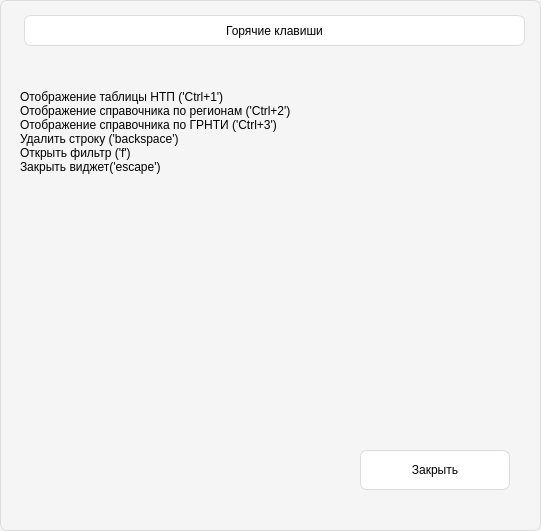
   <widget class="QWidget" name="help_widget" native="true">
    <property name="geometry">
     <rect>
      <x>420</x>
      <y>40</y>
      <width>541</width>
      <height>531</height>
     </rect>
    </property>
    <property name="styleSheet">
     <string notr="true">background-color: rgb(245, 245, 245);
border-style: solid;
border-width: 1px;
border-color: rgb(220, 220, 220);
border-radius: 7px;
height: 35px;</string>
    </property>
    <widget class="QLabel" name="text_label_3">
     <property name="geometry">
      <rect>
       <x>20</x>
       <y>90</y>
       <width>501</width>
       <height>251</height>
      </rect>
     </property>
     <property name="styleSheet">
      <string notr="true">border: none;
font: 12pt &quot;Segoe UI&quot;;</string>
     </property>
     <property name="text">
      <string>Отображение таблицы НТП ('Ctrl+1')
Отображение справочника по регионам ('Ctrl+2')
Отображение справочника по ГРНТИ ('Ctrl+3')
Удалить строку ('backspace')
Открыть фильтр ('f')
Закрыть виджет('escape')</string>
     </property>
     <property name="alignment">
      <set>Qt::AlignLeading|Qt::AlignLeft|Qt::AlignTop</set>
     </property>
    </widget>
    <widget class="QLabel" name="label_3">
     <property name="geometry">
      <rect>
       <x>24</x>
       <y>15</y>
       <width>501</width>
       <height>31</height>
      </rect>
     </property>
     <property name="styleSheet">
      <string notr="true">font: 16pt &quot;Segoe UI&quot;;
background-color: rgb(255, 255, 255);</string>
     </property>
     <property name="text">
      <string>Горячие клавиши</string>
     </property>
     <property name="alignment">
      <set>Qt::AlignCenter</set>
     </property>
    </widget>
    <widget class="QPushButton" name="help_close_button_3">
     <property name="geometry">
      <rect>
       <x>360</x>
       <y>450</y>
       <width>150</width>
       <height>40</height>
      </rect>
     </property>
     <property name="cursor">
      <cursorShape>PointingHandCursor</cursorShape>
     </property>
     <property name="styleSheet">
      <string notr="true">font: 12pt &quot;Segoe UI&quot;;
background-color: rgb(255, 255, 255);
border-style: solid;
border-width: 1px;
border-color: rgb(220, 220, 220);
border-radius: 7px;</string>
     </property>
     <property name="text">
      <string>Закрыть</string>
     </property>
    </widget>
   </widget>
